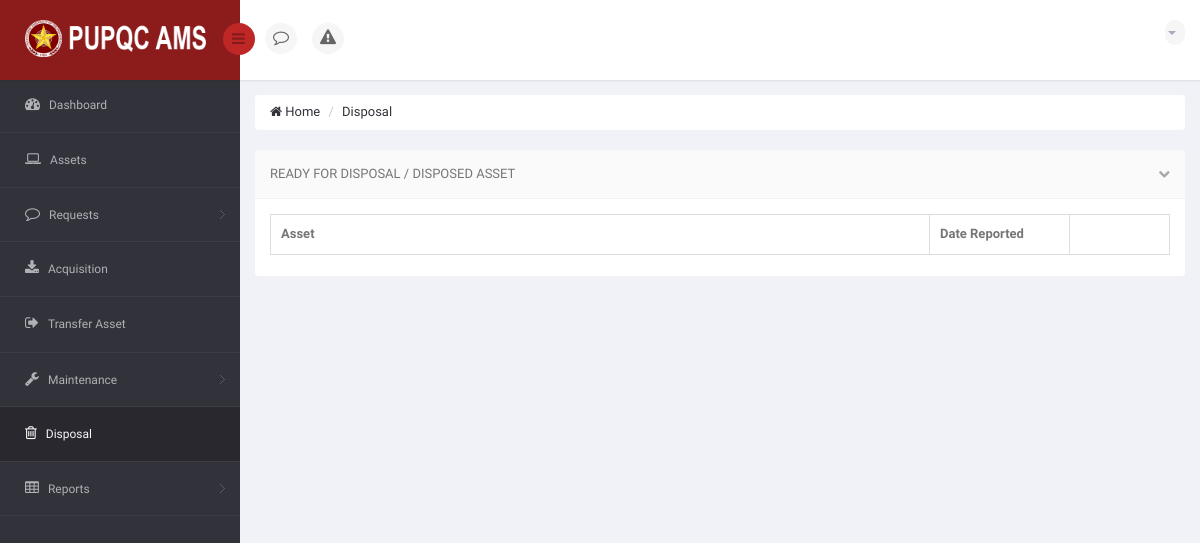
The app's page /DIR/PropertyOfficer/PODisposal.php (signed in), older data.
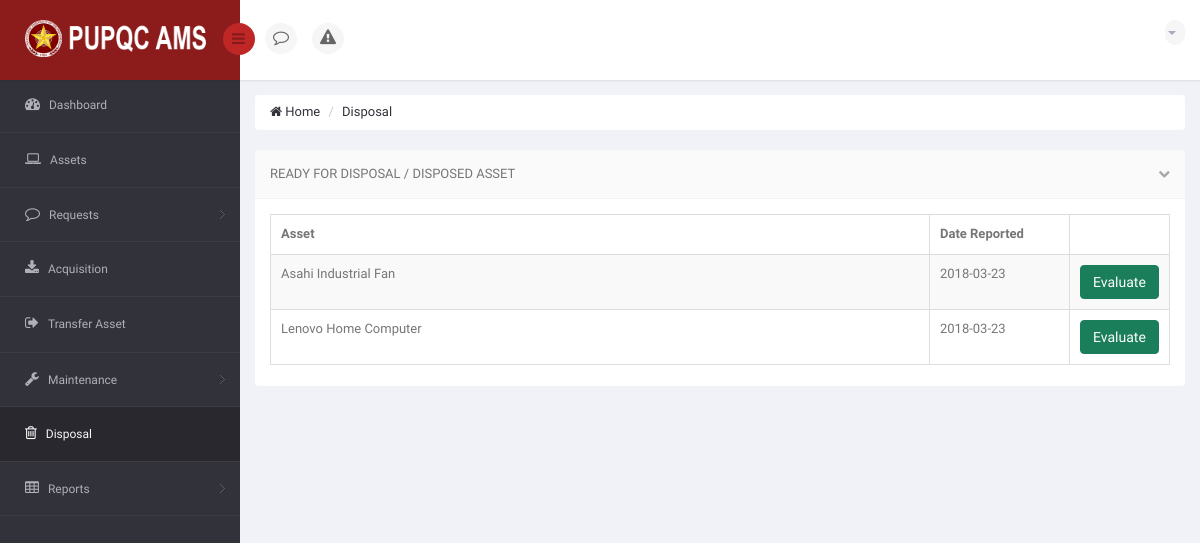
The same page, newer data.
### tables this page shows
CREATE TABLE `ams_t_report_of_damage_sub` (
  `RODS_ID` int(11) NOT NULL,
  `RODS_CANCEL_DATE` date DEFAULT NULL,
  `RODS_DATE_INSPECT` date DEFAULT NULL,
  `RODS_STATUS` varchar(25) NOT NULL DEFAULT 'Pending',
  `RODS_EVALUATION` varchar(25) DEFAULT NULL,
  `RODS_SHOW` int(11) NOT NULL DEFAULT '0',
  `ROD_ID` int(11) NOT NULL,
  `A_ID` int(11) NOT NULL
);

CREATE TABLE `ams_r_asset` (
  `A_ID` int(11) NOT NULL,
  `A_DESCRIPTION` varchar(250) NOT NULL,
  `A_DATE` date NOT NULL,
  `A_STATUS` varchar(25) NOT NULL DEFAULT 'Serviceable',
  `A_ACQUISITION_TYPE` varchar(25) NOT NULL,
  `A_AVAILABILITY` varchar(25) NOT NULL DEFAULT 'Available',
  `A_DISPOSAL_STATUS` int(11) NOT NULL DEFAULT '0',
  `AL_ID` int(11) DEFAULT NULL,
  `C_ID` int(11) DEFAULT NULL,
  `URS_ID` int(11) DEFAULT NULL,
  `PPMP_ID` int(11) DEFAULT NULL
);

CREATE TABLE `ams_t_report_of_damage` (
  `ROD_ID` int(11) NOT NULL,
  `ROD_NO` varchar(15) NOT NULL,
  `ROD_REASON` varchar(350) NOT NULL,
  `ROD_DATE` date NOT NULL,
  `ROD_STATUS` varchar(25) NOT NULL DEFAULT 'Pending',
  `ROD_VIEW_BY_PO` int(11) DEFAULT '0',
  `ROD_VIEW_BY_USER` int(11) NOT NULL DEFAULT '0',
  `ROD_REMARKS` varchar(350) DEFAULT NULL
);

### DIR/PropertyOfficer/PODisposal.php (the view, shortened to what the changed rows need)
<!DOCTYPE html>
<html lang="en">
<head>
    <link href="../../bs3/css/bootstrap.min.css" rel="stylesheet">
    <link href="../../css/bootstrap-reset.css" rel="stylesheet">
    <link href="../../font-awesome/css/font-awesome.css" rel="stylesheet" />
    <link href="../../js/advanced-datatable/css/demo_page.css" rel="stylesheet" />
    <link href="../../js/advanced-datatable/css/demo_table.css" rel="stylesheet" />
    <link rel="stylesheet" href="../../js/data-tables/DT_bootstrap.css" />
    <link href="../../css/style.css" rel="stylesheet">
    <link href="../../css/style-responsive.css" rel="stylesheet" />
    <link href="../../js/iCheck/skins/minimal/minimal.css" rel="stylesheet">
    <link href="../../js/iCheck/skins/minimal/red.css" rel="stylesheet">
    <link href="../../js/iCheck/skins/minimal/green.css" rel="stylesheet">
    <link href="../../js/iCheck/skins/minimal/blue.css" rel="stylesheet">
    <link href="../../js/iCheck/skins/minimal/yellow.css" rel="stylesheet">
    <link href="../../js/iCheck/skins/minimal/purple.css" rel="stylesheet">
    <link href="../../js/iCheck/skins/square/square.css" rel="stylesheet">
    <link href="../../js/iCheck/skins/square/red.css" rel="stylesheet">
    <link href="../../js/iCheck/skins/square/green.css" rel="stylesheet">
    <link href="../../js/iCheck/skins/square/blue.css" rel="stylesheet">
    <link href="../../js/iCheck/skins/square/yellow.css" rel="stylesheet">
    <link href="../../js/iCheck/skins/square/purple.css" rel="stylesheet">
    <link href="../../js/iCheck/skins/flat/grey.css" rel="stylesheet">
    <link href="../../js/iCheck/skins/flat/red.css" rel="stylesheet">
    <link href="../../js/iCheck/skins/flat/green.css" rel="stylesheet">
    <link href="../../js/iCheck/skins/flat/blue.css" rel="stylesheet">
    <link href="../../js/iCheck/skins/flat/yellow.css" rel="stylesheet">
    <link href="../../js/iCheck/skins/flat/purple.css" rel="stylesheet">
    <link rel="stylesheet" type="text/css" href="../../js/select2/select2.css" />
    <link rel="stylesheet" type="text/css" href="../../js/bootstrap-daterangepicker/daterangepicker-bs3.css" />
    <link rel="stylesheet" type="text/css" href="../../js/bootstrap-datetimepicker/css/datetimepicker.css" />
    <link rel="stylesheet" type="text/css" href="../../js/bootstrap-datepicker/css/datepicker.css" />
    <link href="../../js/plugins/sweetalert/sweetalert.css" type="text/css" rel="stylesheet" media="screen,projection">
</head>
<body>
<section id="container" >
                <?php
                    include('../Connection/db.php');
                  ?>
    <section id="main-content">
        <section class="wrapper">
            <div class="row">
                <div class="col-sm-12">
                    <section class="panel">
                        <div class="panel-body">
                            <div class="adv-table">
                                <table  class="display table table-bordered table-striped" id="dynamic-table">
                                    <thead>
                                        <tr>
                                            <th style="">Asset</th>
                                            <th style="width: 140px;">Date Reported</th>
                                            <th style="width: 100px;"></th>
                                        </tr>
                                    </thead>
                                    <tbody>
                                        <?php
                                            $sql = "SELECT * FROM `ams_t_report_of_damage_sub` AS RODS INNER JOIN `ams_t_report_of_damage` AS ROD ON RODS.ROD_ID = ROD.ROD_ID INNER JOIN `ams_r_asset` AS A ON RODS.A_ID = A.A_ID WHERE A.A_STATUS = 'Ready For Disposal' AND A.A_DISPOSAL_STATUS != 1";
                                            $result = mysqli_query($connection, $sql) or die("Bad Query: $sql");
                                            while($row = mysqli_fetch_assoc($result))
                                            {
                                                $aid = $row['A_ID'];
                                                $adescription = $row['A_DESCRIPTION'];
                                                $roddate = $row['ROD_DATE'];
                                        ?>
                                        <tr class="gradeX">
                                            <td style=""> <?php echo $adescription; ?> </td>
                                            <td style=""> <?php echo $roddate; ?> </td>
                                            <td style="">
                                                <a class="btn btn-success" href="#myModals<?php echo $aid; ?>" data-toggle="modal">Evaluate</a>
                                            </td>
                                        </tr>
                                        <?php
                                            }
                                        ?>
                                    </tbody>
                                </table>
                            </div>
                        </div>
                    </section>
                </div>
            </div>
        </section>
    </section>
</section>
</body>
</html>

Row changes from the older to the newer data that the page shows:
added ams_t_report_of_damage_sub: A_ID.A_DESCRIPTION "Asahi Industrial Fan", ROD_ID.ROD_DATE "2018-03-23"
added ams_t_report_of_damage_sub: A_ID.A_DESCRIPTION "Lenovo Home Computer", ROD_ID.ROD_DATE "2018-03-23"
